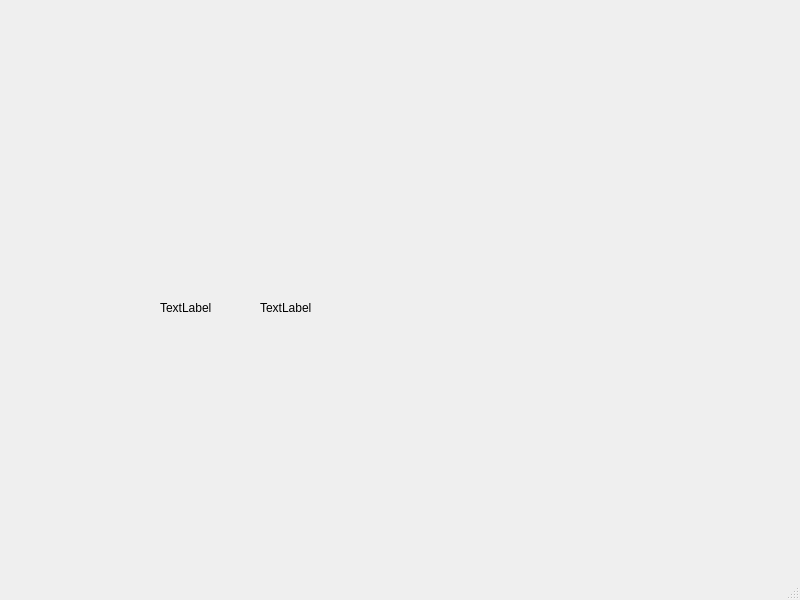
<?xml version="1.0" encoding="UTF-8"?>
<ui version="4.0">
 <class>MainWindow</class>
 <widget class="QMainWindow" name="MainWindow">
  <property name="geometry">
   <rect>
    <x>0</x>
    <y>0</y>
    <width>800</width>
    <height>600</height>
   </rect>
  </property>
  <property name="windowTitle">
   <string>MainWindow</string>
  </property>
  <widget class="QWidget" name="centralwidget">
   <widget class="QLabel" name="label_X">
    <property name="geometry">
     <rect>
      <x>160</x>
      <y>300</y>
      <width>58</width>
      <height>16</height>
     </rect>
    </property>
    <property name="text">
     <string>TextLabel</string>
    </property>
   </widget>
   <widget class="QLabel" name="label_Y">
    <property name="geometry">
     <rect>
      <x>260</x>
      <y>300</y>
      <width>58</width>
      <height>16</height>
     </rect>
    </property>
    <property name="text">
     <string>TextLabel</string>
    </property>
   </widget>
  </widget>
  <widget class="QMenuBar" name="menubar">
   <property name="geometry">
    <rect>
     <x>0</x>
     <y>0</y>
     <width>800</width>
     <height>22</height>
    </rect>
   </property>
  </widget>
  <widget class="QStatusBar" name="statusbar"/>
 </widget>
 <resources/>
 <connections/>
</ui>
